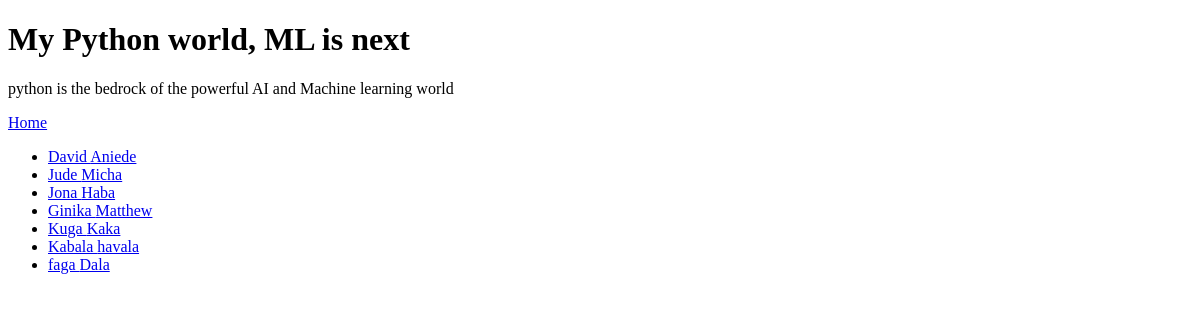
/members/, run on an earlier commit of the app's database.
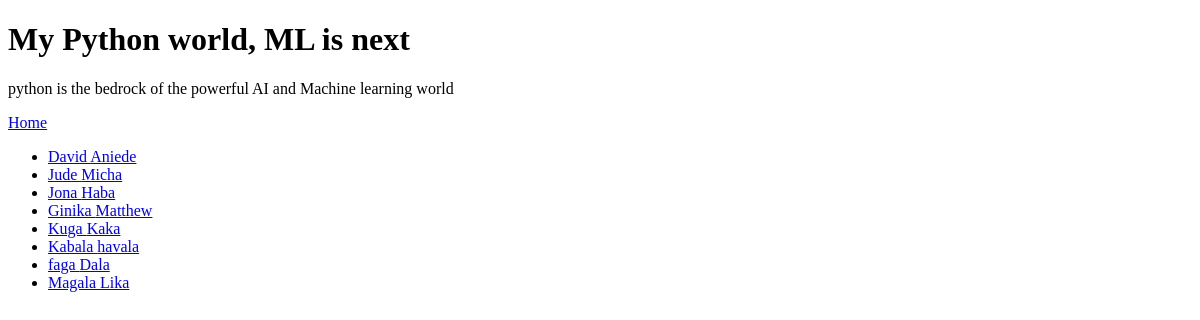
And on a later commit of the database.
### members/models.py (models this page shows)
class Member(models.Model):
    firstname = models.CharField(max_length=255)
    lastname = models.CharField(max_length=255)
    phone = models.IntegerField(null=True)
    date = models.DateField(null=True)

### members/views.py (the view)
# urls.py: path('members/', views.members, name='members'),
def members(request):
    mymembers = Member.objects.all().values()
    template = loader.get_template('myfirst.html')
    context = {
        'mymembers': mymembers
    }
    return HttpResponse(template.render(context, request))

### members/templates/myfirst.html (shortened to what this page needs)
{% extends "master.html" %}  {% block content %}
<h1>My Python world, ML is next</h1>
<p>python is the bedrock of the powerful AI and Machine learning world</p>
<a href="/">Home</a>
<ul>
  {% for x in mymembers %}
  <li><a href="details/{{x.id}}">{{x.firstname}} {{x.lastname}}</a></li>
  {% endfor %}
</ul>
{% endblock %}

### members/templates/master.html (shortened to what this page needs)
<!DOCTYPE html>
<html lang="en">
  <head>
  </head>
  <body>
    {% block content %} {% endblock %}
  </body>
</html>

What changed in the data, as far as the page shows it:
added Member: firstname "Magala", lastname "Lika"
